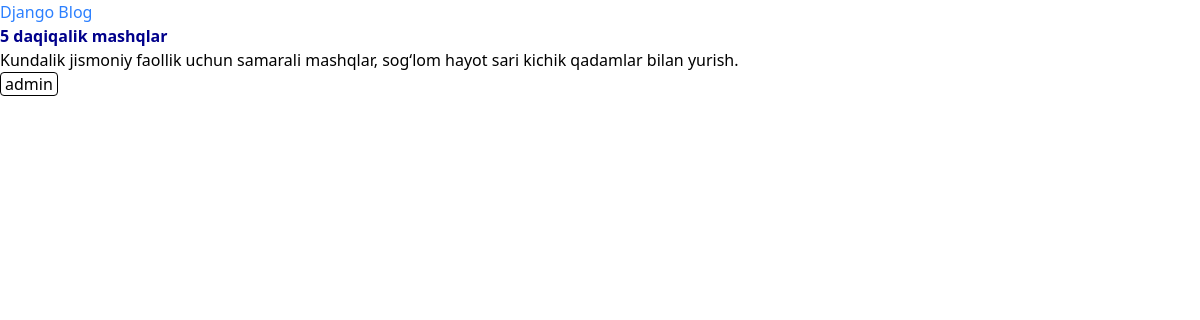
The page /blogs/7/ on the database its author committed.
### blog/models.py (models this page shows, shortened)
class Blog(models.Model):
  title = models.CharField(max_length=100)
  author = models.ForeignKey(User, on_delete=models.CASCADE)
  text = models.TextField()

### blog/views.py (the view)
# urls.py: path("blogs/<int:pk>/", BlogDetailView.as_view(), name="blog_detail_view"),
class BlogDetailView(DetailView):
  model = Blog
  template_name = "blog_detail.html"
  context_object_name = "blog"

### templates/blog_detail.html
{% extends "base.html" %}
{% block content %}
  <h2 class="text-md font-bold"> {{ blog.title }} </h2>
  <p class="">{{ blog.text }}</p>
  <span class="border rounded px-1">{{ blog.author }}</span>
{% endblock content %}

### static/css/base.css (style rules this page uses)
h2 { color: darkblue; }

### rows shown on the page
Blog: title "5 daqiqalik mashqlar", text "Kundalik jismoniy faollik uchun samarali mashqlar, sog‘lom hayot sari kichik qadamlar bilan yurish.", author "admin"
